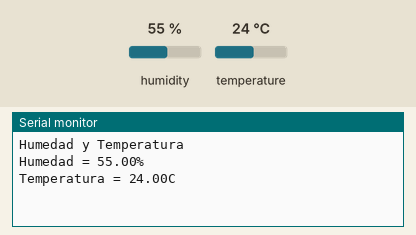
This sketch was run on a simulated Arduino Uno, built with avr-gcc and run on an emulated ATmega328P. Shown: the last lines printed to the serial monitor. The inputs (shaded band) are chosen by the test bench; at power-on: humidity 55 %, temperature 24 °C.

Above: at 1.9 s.
2.0 s: humidity set to 22 %
At 4.1 s:
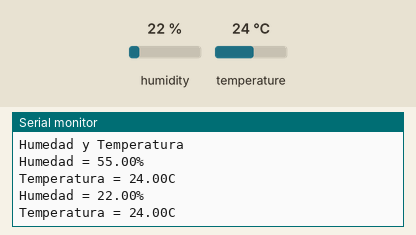
9.8 s: temperature set to 12 °C
At 13.5 s:
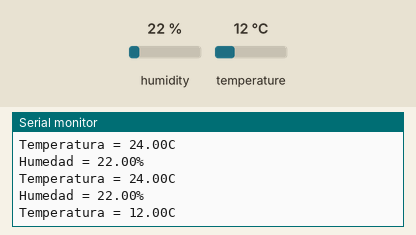
13.7 s: humidity set to 40 %
At 16.9 s:
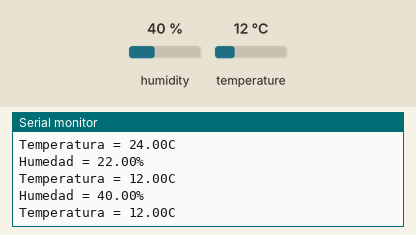
Timing chart, 0 to 18.4 s (numbered marks = the images above; inputs shaded):
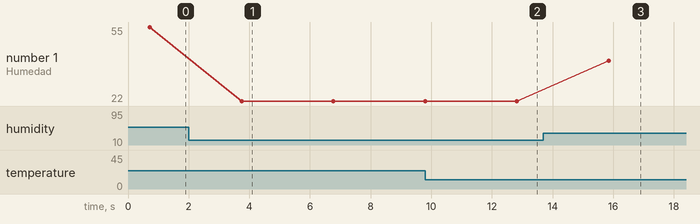

Measured:
- after the input at 2.0 s, the serial monitor: prints a new line after 1.7 s (image 1)
- after the input at 9.8 s, the serial monitor: prints a new line after 3.0 s (image 2)
- after the input at 13.7 s, the serial monitor: prints a new line after 2.1 s (image 3)
- plotted number 1: 55 → 22 after the input at 2.0 s, 22 → 40 after the input at 13.7 s

The sketch:

Sensor_Temperatura_Humedad.ino
```cpp
/*
 * Taller IoT PUCP Verano 2019
 * Trabajando con un sensor de Temperatura y Humedad
 */

// Primero se debe incluir las siguientes librerias del sensor DHT
#include <Adafruit_Sensor.h>
#include <DHT.h>
#include <DHT_U.h>

// Se define el tipo de sensor a utilizar, en este caso será el DHT11
#define DHTTYPE DHT11

// Se define el Pin a utilizar, en este caso será el GPIO 2
#define dht_dpin 2

// Se crea una variable tipo Objeto DHT y se le pasa los 2 parámetros definidos previamente
DHT dht(dht_dpin, DHTTYPE);

void setup(void) {
  dht.begin();
  Serial.begin(9600); //Inicializando comunicación serial
  Serial.println("Humedad y Temperatura\n\n");
  delay(700);
}

// Con esa función se comenzará a capturar los valores de la Temperatura y Humedad
void loop() {
  //Cada valor capturado se asigna a una respectiva variable
  float h = dht.readHumidity();
  float t = dht.readTemperature();

  // Se muestran los valores sensados de temperatura y humedad
  Serial.print("Humedad = ");
  Serial.print(h);
  Serial.println("%");
  Serial.print("Temperatura = ");
  Serial.print(t);
  Serial.println("C");
  Serial.println();
  delay(3000);   //Este bucle se repetirá cada 3000 ms = 3 s
}
```
